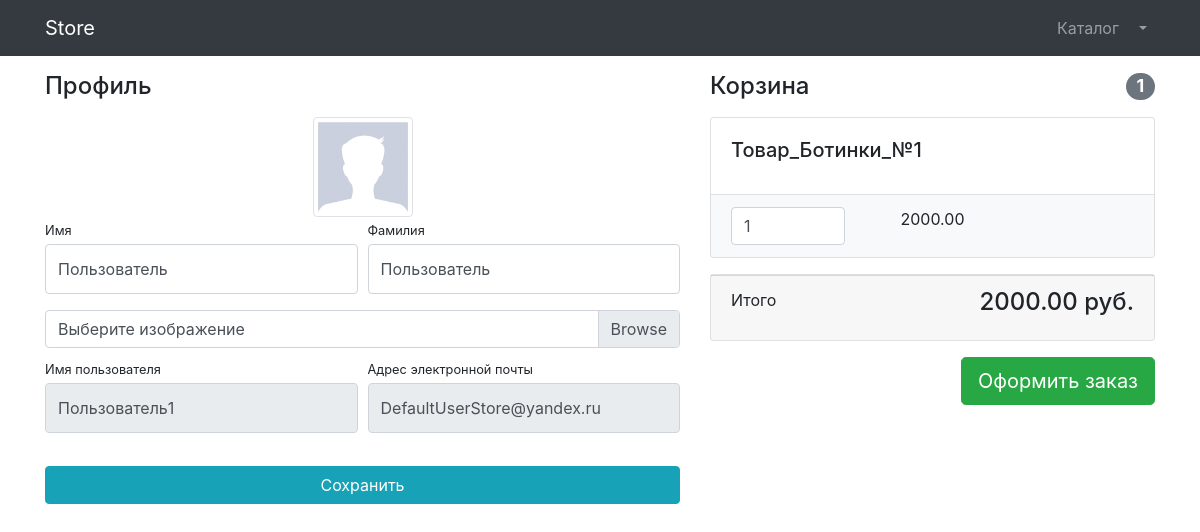
The app's page /users/profile/17/ (signed in) with its own data.
### users/models.py (models this page shows)
class User(AbstractUser):
    image = models.ImageField(upload_to='users_images',null=True, blank=True)
    is_verified_email = models.BooleanField(default=False)

### products/models.py (models this page shows, shortened)
class Basket(models.Model):
    user = models.ForeignKey(to=User, on_delete=models.CASCADE)
    product = models.ForeignKey(to=Product, on_delete=models.CASCADE)
    quantity = models.PositiveSmallIntegerField(default=0)
    created_timestamp= models.DateTimeField(auto_now_add=True)
    objects = BasketQuerySet.as_manager()
    def sum(self):
        return self.product.price * self.quantity

class Product(models.Model):
    name = models.CharField(max_length=256)
    description = models.TextField()
    price = models.DecimalField(max_digits=6, decimal_places=2)
    quantity = models.PositiveIntegerField(default=0)
    image=models.ImageField(upload_to='products_images',null=True, blank=True)
    category = models.ForeignKey(to=ProductCategory, on_delete=models.CASCADE)
    class Meta:
        verbose_name = 'Продукт'
        verbose_name_plural = 'Продукты'

### users/views.py (the view, shortened to what this page needs)
# urls.py: path('profile/<int:pk>/', login_required(UserProfileView.as_view()), name="profile"),
class UserProfileView(TitleMixin, UpdateView):
    model = User
    form_class = UserProfileForm
    template_name = 'users/profile.html'
    success_url = reverse_lazy('users:profile')
    title = 'Store - Личный кабинет'

### users/forms.py
class UserProfileForm(UserChangeForm):
    first_name=forms.CharField(widget=forms.TextInput(attrs={
        'class':'form-control py-4',}))
    last_name = forms.CharField(widget=forms.TextInput(attrs={
        'class': 'form-control py-4', }))
    image = forms.ImageField(widget=forms.FileInput(attrs={
        'class': 'custom-file-input', }), required=False)
    username = forms.CharField(widget=forms.TextInput(attrs={
        'class': 'form-control py-4', 'readonly': True}))
    email = forms.CharField(widget=forms.TextInput(attrs={
        'class': 'form-control py-4', 'readonly': True}))
    class Meta:
        model= User
        fields = ('first_name','last_name', 'image', 'username', 'email')

### common/views.py (called while the page is built)
    def get_context_data(self, **kwargs):
        context = super(TitleMixin, self).get_context_data(**kwargs)
        context['title'] = self.title
        return context

### products/context_processors.py (called while the page is built)
def baskets(request):
    user = request.user
    return {'baskets': Basket.objects.filter(user = user) if user.is_authenticated else []}

### products/models.py (called while the page is built)
    def total_sum(self):
        return sum(basket.sum() for basket in self)

    def total_quantity(self):
        return sum(basket.quantity for basket in self)

### users/templates/users/profile.html (shortened to what this page needs)
{% extends 'products/base.html' %}
{% load static %}
{% block css %}
<link href="{% static 'vendor/css/profile.css' %}" rel="stylesheet">
{% endblock %}
{% block content %}
<div class="container">
    <div class="row">
        <div class="col-lg-7">
            <h4 class="mt-3 mb-3">Профиль</h4>
            <div class="col-lg-12 text-center">
                <img width="100" height="100"
                     src="{% if user.image %} {{ user.image.url }} {% else %} {% static 'vendor/img/users/default_avatar.jpg' %} {% endif %}"
                     class="img-thumbnail">
            </div>
            <form action="{% url 'users:profile' user.id %}", method="post" enctype="multipart/form-data">
                <div class="form-row">
                    <div class="col-lg-6">
                        <div class="form-group">
                            <label class="small mb-1" for="{{form.first_name.id_for_label}}">Имя</label>
                            {{form.first_name}}
                        </div>
                    </div>
                    <div class="col-lg-6">
                        <div class="form-group">
                            <label class="small mb-1" for="{{form.last_name.id_for_label}}">Фамилия</label>
                            {{form.last_name}}
                        </div>
                    </div>
                </div>
                <div class="form-row mb-2">
                    <div class="col-lg-12">
                        <div class="custom-file">
                            <label class="custom-file-label" for="{{form.image.id_for_label}}">Выберите изображение</label>
                        </div>
                    </div>
                </div>
                <div class="form-row">
                    <div class="col-lg-6">
                        <label class="small mb-1" for="{{form.username.id_for_label}}">Имя пользователя</label>
                        {{form.username}}
                    </div>
                    <div class="col-lg-6">
                        <label class="small mb-1" for="{{form.email.id_for_label}}">Адрес электронной
                            почты</label>
                        {{form.email}}
                    </div>
                </div>
                <div class="form-row">
                    <div class="col-lg-12" style="margin-top: 33px;">
                        <input class="btn btn-info btn-block" type="submit" value="Сохранить">
                    </div>
                </div>
            </form>
        </div>
        <div class="col-lg-5">
            {% include 'products/baskets.html'%}
        </div>
    </div>
</div>
{% endblock %}

### products/templates/products/baskets.html (shortened to what this page needs)
{% if baskets%}
<h4 class="mt-3 mb-3 d-flex justify-content-between align-items-center mb-3">
                Корзина <span class="badge badge-secondary badge-pill">{{baskets.total_quantity}}</span>
            </h4>
            {% for basket in baskets%}
                <div class="card mb-3">
                <div class="card-body">
                    <h5 class="card-title">{{basket.product.name}}</h5>
                </div>
                <ul class="list-group list-group-flush">
                    <li class="list-group-item bg-light">
                        <div class="row text-center">
                            <div class="col-lg-4">
                                <input name="basketID" type="number" class="form-control"
                                       value="{{basket.quantity}}" min="0">
                            </div>
                            <div class="col-lg-4">{{basket.sum}}</div>
                            <div class="col-lg-4">
                            </div>
                        </div>
                    </li>
                </ul>
            </div>
            {%endfor%}
            <div class="card mb-3">
                <div class="card-footer">
                    <p class="float-left">Итого</p>
                    <h4 class="float-right">{{baskets.total_sum}} руб.</h4>
                </div>
            </div>
            <a class="btn btn-success btn-lg float-right" href="{% url 'products:create_order' %}">
                Оформить заказ
            </a>
{% else%}
<h4 class="mt-3 mb-3 d-flex justify-content-between align-items-center mb-3">
                Корзина пуста <span class="badge badge-secondary badge-pill">3</span>
            </h4>
{% endif%}

### records on screen
User: first_name "Пользователь", last_name "Пользователь", username "Пользователь1", email "DefaultUserStore@yandex.ru"
Basket: total_quantity "1", product.name "Товар_Ботинки_№1", basketID "1", sum "2000.00", total_sum "2000.00"
